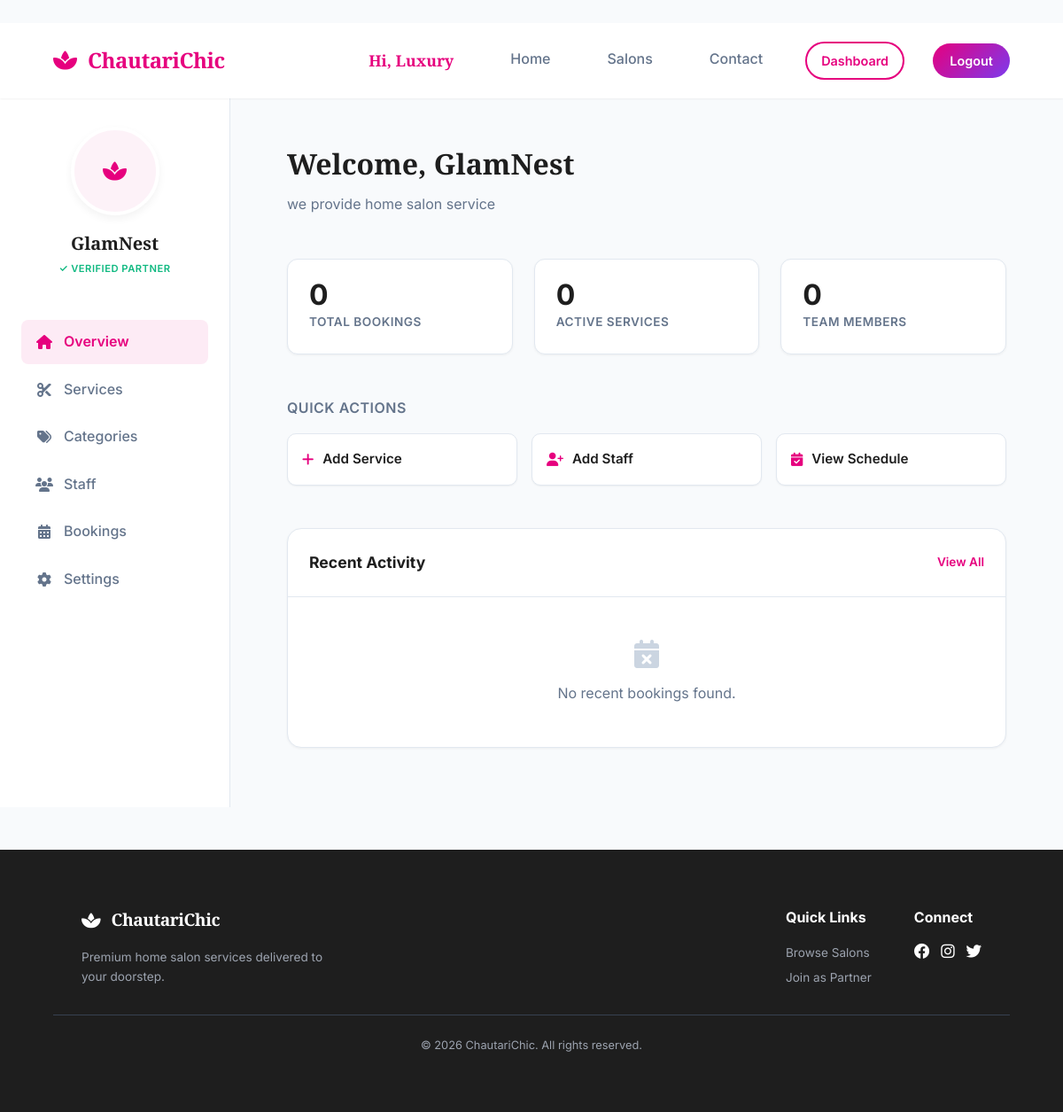
Screenshot of /salon/dashboard/ (signed in) with the database file from the repository.
### accounts/models.py (models this page shows, shortened)
class User(AbstractUser):
    USER_TYPE_CHOICES = (
        ('super_admin', 'Super Admin'),
        ('salon_owner', 'Salon Owner'),
        ('customer', 'Customer'),
    )
    user_type = models.CharField(max_length=20, choices=USER_TYPE_CHOICES, default='customer')
    phone_number = models.CharField(max_length=15, unique=True, null=True, blank=True)

### salon/models.py (models this page shows, shortened)
class Salon(models.Model):
    owner = models.OneToOneField(
        settings.AUTH_USER_MODEL,
        on_delete=models.CASCADE,
        related_name='salon'
    )
    name = models.CharField(max_length=200)
    description = models.TextField()
    location = models.CharField(max_length=255)
    contact_number = models.CharField(max_length=20)
    opening_time = models.TimeField()
    closing_time = models.TimeField()
    logo = models.ImageField(upload_to='salon_logos/', null=True, blank=True)
    is_approved = models.BooleanField(default=False)
    is_active = models.BooleanField(default=True)
    created_at = models.DateTimeField(auto_now_add=True)

### salon/views.py (the view)
# urls.py: path('dashboard/', views.SalonDashboardView.as_view(), name='dashboard'),
class SalonDashboardView(LoginRequiredMixin, SalonOwnerRequiredMixin, DetailView):
    model = Salon
    template_name = 'salon/dashboard.html'
    context_object_name = 'salon'
    def get(self, request, *args, **kwargs):
        try:
            self.object = self.get_object()
        except:
            messages.info(request, "Please register your salon details first.")
            return redirect('salon:register')
        if not self.object.is_approved:
            messages.warning(request, "Your salon is still pending approval. Some features are hidden.")
        context = self.get_context_data(object=self.object)
        return self.render_to_response(context)
    def get_context_data(self, **kwargs):
        context = super().get_context_data(**kwargs)
        salon = self.object
        context['total_bookings_count'] = salon.bookings.count()
        context['active_services_count'] = salon.services.filter(is_active=True).count()
        context['staff_count'] = salon.staff.count()
        context['recent_bookings'] = salon.bookings.all().order_by('-created_at')[:5]
        return context
    def get_object(self, queryset=None):
        return get_object_or_404(Salon, owner=self.request.user)

### salon/views.py (called while the page is built)
    def test_func(self):
        return self.request.user.is_authenticated and self.request.user.user_type == 'salon_owner'

### salon/templates/salon/dashboard.html (shortened to what this page needs)
﻿{% extends 'salon/base.html' %}
{% block content %}
<div class="dashboard-container">
    <aside class="sidebar">
        <div class="salon-brand">
            {% if salon.logo %}
            <img src="{{ salon.logo.url }}" alt="{{ salon.name }}" class="salon-logo">
            {% else %}
            <div class="salon-logo"
                style="background: var(--light); display: flex; align-items: center; justify-content: center; color: var(--primary); margin: 0 auto 1rem auto; font-size: 1.5rem;">
                <i class="fas fa-spa"></i>
            </div>
            {% endif %}
            <h2 class="salon-name">{{ salon.name }}</h2>
            {% if salon.is_approved %}
            <div
                style="font-size: 0.7rem; color: #10b981; font-weight: 600; margin-top: 4px; text-transform: uppercase; letter-spacing: 0.5px;">
                ✓ Verified Partner</div>
            {% else %}
            <div
                style="font-size: 0.7rem; color: #f59e0b; font-weight: 600; margin-top: 4px; text-transform: uppercase; letter-spacing: 0.5px;">
                Pending Verification</div>
            {% endif %}
        </div>
        <nav>
            <a href="{% url 'salon:dashboard' %}" class="nav-link active">
                <i class="fas fa-home"></i> Overview
            </a>
            <a href="{% url 'salon:service_list' %}" class="nav-link">
                <i class="fas fa-cut"></i> Services
            </a>
            <a href="{% url 'salon:category_list' %}" class="nav-link">
                <i class="fas fa-tags"></i> Categories
            </a>
            <a href="{% url 'salon:staff_list' %}" class="nav-link">
                <i class="fas fa-users"></i> Staff
            </a>
            <a href="{% url 'booking:salon_appointments' %}" class="nav-link">
                <i class="fas fa-calendar-alt"></i> Bookings
            </a>
            <a href="{% url 'salon:edit' %}" class="nav-link">
                <i class="fas fa-cog"></i> Settings
            </a>
        </nav>
    </aside>
    <main class="main-content">
        <header class="dashboard-header">
            <h1 class="welcome-text">Welcome, {{ salon.name }}</h1>
            <p class="salon-description">
                {{ salon.description|default:"Your salon dashboard is ready."|truncatewords:25 }}
            </p>
        </header>
        <div class="stats-grid">
            <div class="stat-card">
                <span class="stat-value">{{ total_bookings_count|default:"0" }}</span>
                <span class="stat-label">Total Bookings</span>
            </div>
            <div class="stat-card">
                <span class="stat-value">{{ active_services_count|default:"0" }}</span>
                <span class="stat-label">Active Services</span>
            </div>
            <div class="stat-card">
                <span class="stat-value">{{ staff_count|default:"0" }}</span>
                <span class="stat-label">Team Members</span>
            </div>
        </div>
        <h3
            style="font-size: 1rem; font-weight: 600; margin-bottom: 1rem; color: #64748b; text-transform: uppercase; letter-spacing: 0.5px;">
            Quick Actions</h3>
        <div class="actions-grid">
            <a href="{% url 'salon:service_create' %}" class="action-btn">
                <i class="fas fa-plus"></i> Add Service
            </a>
            <a href="{% url 'salon:staff_create' %}" class="action-btn">
                <i class="fas fa-user-plus"></i> Add Staff
            </a>
            <a href="{% url 'booking:salon_appointments' %}" class="action-btn">
                <i class="fas fa-calendar-check"></i> View Schedule
            </a>
        </div>
        <div class="activity-section">
            <div class="section-header">
                <h3 class="section-title">Recent Activity</h3>
                <a href="{% url 'booking:salon_appointments' %}"
                    style="font-size: 0.85rem; color: var(--primary); font-weight: 600; text-decoration: none;">View
                    All</a>
            </div>
            <ul class="booking-list">
                {% for booking in recent_bookings %}
                <li class="booking-item">
                    <div class="booking-avatar">
                        <i class="fas fa-user"></i>
                    </div>
                    <div class="booking-info">
                        <h4>{{ booking.customer.get_full_name|default:booking.customer.email|default:"Guest" }}</h4>
                        <p>{{ booking.service.name }}</p>
                    </div>
                    <div>
                        <div style="font-weight: 600; font-size: 0.9rem; color: var(--dark);">{{ booking.date|date:"M d,
                            Y" }}</div>
                        <div style="font-size: 0.8rem; color: #64748b;">{{ booking.time }}</div>
                    </div>
                    <div>
                        <span class="status-badge status-{{ booking.status|lower }}">{{ booking.status }}</span>
                    </div>
                </li>
                {% empty %}
                <li style="padding: 3rem; text-align: center; color: #64748b;">
                    <i class="fas fa-calendar-times" style="font-size: 2rem; margin-bottom: 1rem; color: #cbd5e1;"></i>
                    <p>No recent bookings found.</p>
                </li>
                {% endfor %}
            </ul>
        </div>
    </main>
</div>
{% endblock %}

### salon/templates/salon/base.html (shortened to what this page needs)
<!DOCTYPE html>
<html lang="en">
<head>
    <link rel="stylesheet" href="https://cdnjs.cloudflare.com/ajax/libs/font-awesome/6.4.0/css/all.min.css">
</head>
<body>
    <nav class="navbar">
        <a href="{% url 'home' %}" class="logo">
            <i class="fas fa-spa"></i>
            <span>ChautariChic</span>
        </a>
        <div class="nav-links">
            {% if user.is_authenticated %}
            <span class="nav-user"
                style="color: var(--primary); font-weight: 700; font-family: var(--font-heading); font-size: 1.1rem; margin-right: 1rem;">Hi,
                {{ user.first_name }}</span>
            <a href="{% url 'home' %}" class="nav-link">Home</a>
            <a href="{% url 'salon:public_salon_list' %}" class="nav-link">Salons</a>
            <a href="#" class="nav-link">Contact</a>
            {% if user.user_type == 'customer' %}
            <a href="{% url 'booking:my_bookings' %}" class="nav-link">My Bookings</a>
            {% elif user.user_type == 'salon_owner' %}
            <a href="{% url 'salon:dashboard' %}" class="btn btn-outline"
                style="padding: 0.5rem 1rem; font-size: 0.9rem;">Dashboard</a>
            {% elif user.user_type == 'super_admin' or user.is_superuser %}
            <a href="{% url 'salon:superadmin_dashboard' %}" class="btn btn-outline"
                style="padding: 0.5rem 1rem; font-size: 0.9rem;">Admin Panel</a>
            {% endif %}
            <a href="{% url 'logout' %}" class="btn btn-primary"
                style="padding: 0.5rem 1.2rem; font-size: 0.9rem;">Logout</a>
            {% else %}
            <a href="{% url 'home' %}" class="nav-link">Home</a>
            <a href="{% url 'salon:public_salon_list' %}" class="nav-link">Salons</a>
            <a href="#" class="nav-link">Contact</a>
            <a href="{% url 'login_page' %}" class="nav-link">Login</a>
            <a href="{% url 'register' %}" class="btn btn-primary">Sign Up</a>
            {% endif %}
        </div>
    </nav>
    <main>
        {% block content %}{% endblock %}
    </main>
    <footer>
        <div class="container"
            style="display: flex; flex-wrap: wrap; justify-content: space-between; gap: 2rem; padding-bottom: 0;">
            <div style="flex: 1; min-width: 250px;">
                <a href="#" class="logo"
                    style="color: var(--white); margin-bottom: 1rem; display: inline-flex; font-size: 1.2rem;">
                    <i class="fas fa-spa"></i>
                    <span>ChautariChic</span>
                </a>
                <p style="color: #9CA3AF; font-size: 0.85rem; max-width: 300px;">Premium home salon services delivered
                    to your doorstep.
                </p>
            </div>
            <div style="display: flex; gap: 3rem; flex-wrap: wrap;">
                <div>
                    <h4 style="margin-bottom: 1rem; font-size: 1rem;">Quick Links</h4>
                    <ul style="list-style: none; color: #9CA3AF; font-size: 0.85rem;">
                        <li style="margin-bottom: 0.4rem;"><a href="#"
                                style="color: inherit; text-decoration: none;">Browse Salons</a></li>
                        <li style="margin-bottom: 0.4rem;"><a href="#"
                                style="color: inherit; text-decoration: none;">Join as Partner</a></li>
                    </ul>
                </div>
                <div>
                    <h4 style="margin-bottom: 1rem; font-size: 1rem;">Connect</h4>
                    <div style="display: flex; gap: 0.8rem; font-size: 1.1rem;">
                        <a href="#" style="color: var(--white);"><i class="fab fa-facebook"></i></a>
                        <a href="#" style="color: var(--white);"><i class="fab fa-instagram"></i></a>
                        <a href="#" style="color: var(--white);"><i class="fab fa-twitter"></i></a>
                    </div>
                </div>
            </div>
        </div>
        <div class="container"
            style="border-top: 1px solid #374151; margin-top: 1.5rem; padding-top: 1.5rem; text-align: center; color: #9CA3AF; font-size: 0.8rem;">
            <p>&copy; 2026 ChautariChic. All rights reserved.</p>
        </div>
    </footer>
</body>
</html>

### salon/templates/salon/base.html (style rules this page uses)
:root { --primary: #E6007E; --primary-gradient: linear-gradient(135deg, #E6007E 0%, #7C3AED 100%); --secondary: #7C3AED; --dark: #1E1E1E; --light: #FDF2F8; --white: #FFFFFF; --gray: #6B7280; --gray-light: #F3F4F6; --font-heading: 'Playfair Display', serif; --font-body: 'Inter', sans-serif; --transition: all 0.3s cubic-bezier(0.4, 0, 0.2, 1); --shadow-sm: 0 1px 2px 0 rgba(0, 0, 0, 0.05); --shadow-md: 0 4px 6px -1px rgba(0, 0, 0, 0.1); --shadow-lg: 0 10px 15px -3px rgba(0, 0, 0, 0.1); }
* { margin: 0; padding: 0; box-sizing: border-box; }
body { font-family: var(--font-body); background-color: var(--light); color: var(--dark); line-height: 1.6; }
.navbar { background: var(--white); padding: 1rem 5%; display: flex; justify-content: space-between; align-items: center; position: sticky; top: 0; z-index: 1000; box-shadow: var(--shadow-sm); }
.logo { display: flex; align-items: center; gap: 12px; text-decoration: none; color: var(--primary); font-size: 24px; }
.logo span { font-family: var(--font-heading); font-weight: 700; letter-spacing: -0.5px; }
.nav-links { display: flex; gap: 2rem; align-items: center; }
.nav-link { text-decoration: none; color: var(--dark); font-weight: 500; transition: var(--transition); }
.btn { padding: 0.75rem 1.5rem; border-radius: 9999px; font-weight: 600; cursor: pointer; transition: var(--transition); text-decoration: none; display: inline-flex; align-items: center; gap: 0.5rem; border: none; }
.btn-primary { background: var(--primary-gradient); color: var(--white); }
.btn-outline { border: 2px solid var(--primary); color: var(--primary); background: transparent; }
.container { max-width: 1200px; margin: 0 auto; padding: 2rem; }
footer { background: var(--dark); color: var(--white); padding: 2rem 5%; margin-top: 3rem; font-size: 0.9rem; }

### rows the page displays
User: first_name "Luxury"
Salon: name "GlamNest", description "we provide home salon service"

### other values shown
{{ total_bookings_count|default:"0" }} "0"
{{ active_services_count|default:"0" }} "0"
{{ staff_count|default:"0" }} "0"
